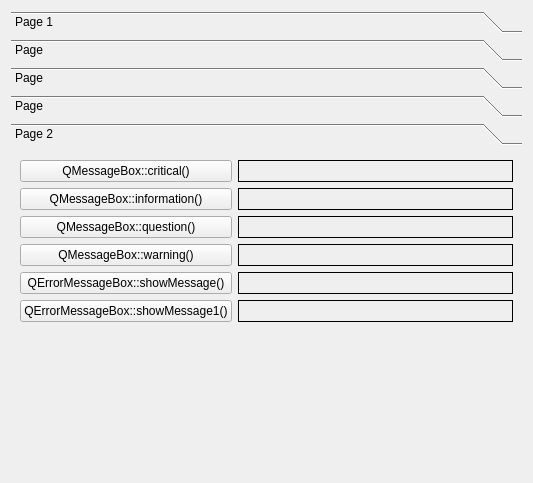
<?xml version="1.0" encoding="UTF-8"?>
<ui version="4.0">
 <class>Dialog</class>
 <widget class="QDialog" name="Dialog">
  <property name="geometry">
   <rect>
    <x>0</x>
    <y>0</y>
    <width>533</width>
    <height>483</height>
   </rect>
  </property>
  <property name="windowTitle">
   <string>Dialog</string>
  </property>
  <layout class="QVBoxLayout" name="verticalLayout">
   <item>
    <widget class="QToolBox" name="toolBox">
     <property name="currentIndex">
      <number>4</number>
     </property>
     <widget class="QWidget" name="page">
      <property name="geometry">
       <rect>
        <x>0</x>
        <y>0</y>
        <width>515</width>
        <height>315</height>
       </rect>
      </property>
      <attribute name="label">
       <string>Page 1</string>
      </attribute>
      <widget class="QWidget" name="">
       <property name="geometry">
        <rect>
         <x>0</x>
         <y>0</y>
         <width>195</width>
         <height>146</height>
        </rect>
       </property>
       <layout class="QGridLayout" name="gridLayout">
        <item row="0" column="0">
         <widget class="QPushButton" name="btnInputInt">
          <property name="text">
           <string>QInputDialog::getInt()</string>
          </property>
         </widget>
        </item>
        <item row="1" column="0">
         <widget class="QPushButton" name="btnInputDouble">
          <property name="text">
           <string>QInputDialog::getDouble()</string>
          </property>
         </widget>
        </item>
        <item row="2" column="0">
         <widget class="QPushButton" name="btnInputItem">
          <property name="text">
           <string>QInputDialog::getItem()</string>
          </property>
         </widget>
        </item>
        <item row="3" column="0">
         <widget class="QPushButton" name="btnInputText">
          <property name="text">
           <string>QInputDialog::getText()</string>
          </property>
         </widget>
        </item>
        <item row="4" column="0">
         <widget class="QPushButton" name="btnInputMultiLine">
          <property name="text">
           <string>QInputDialog::getMultiLineText()</string>
          </property>
         </widget>
        </item>
       </layout>
      </widget>
      <widget class="QWidget" name="">
       <property name="geometry">
        <rect>
         <x>250</x>
         <y>0</y>
         <width>258</width>
         <height>302</height>
        </rect>
       </property>
       <layout class="QGridLayout" name="gridLayout_2">
        <item row="3" column="0">
         <widget class="QLineEdit" name="inputTextEdit"/>
        </item>
        <item row="0" column="0">
         <widget class="QLineEdit" name="inputIntEdit"/>
        </item>
        <item row="2" column="0">
         <widget class="QLineEdit" name="inputItemEdit"/>
        </item>
        <item row="1" column="0">
         <widget class="QLineEdit" name="inputDoubleEdit"/>
        </item>
        <item row="4" column="0">
         <widget class="QTextEdit" name="inputMultiLineEdit"/>
        </item>
       </layout>
      </widget>
     </widget>
     <widget class="QWidget" name="page_3">
      <property name="geometry">
       <rect>
        <x>0</x>
        <y>0</y>
        <width>515</width>
        <height>315</height>
       </rect>
      </property>
      <attribute name="label">
       <string>Page</string>
      </attribute>
      <layout class="QVBoxLayout" name="verticalLayout_3">
       <item>
        <layout class="QHBoxLayout" name="horizontalLayout">
         <item>
          <widget class="QPushButton" name="btnColor">
           <property name="text">
            <string>QColorDialog::getColor()</string>
           </property>
          </widget>
         </item>
         <item>
          <widget class="QLabel" name="labelColor">
           <property name="frameShape">
            <enum>QFrame::Box</enum>
           </property>
           <property name="text">
            <string/>
           </property>
          </widget>
         </item>
        </layout>
       </item>
       <item>
        <spacer name="verticalSpacer_2">
         <property name="orientation">
          <enum>Qt::Vertical</enum>
         </property>
         <property name="sizeHint" stdset="0">
          <size>
           <width>20</width>
           <height>149</height>
          </size>
         </property>
        </spacer>
       </item>
       <item>
        <widget class="QGroupBox" name="groupBox">
         <property name="title">
          <string>选项</string>
         </property>
         <layout class="QVBoxLayout" name="verticalLayout_2">
          <item>
           <widget class="QCheckBox" name="checkBoxNotNative">
            <property name="text">
             <string>不使用本机对话框</string>
            </property>
           </widget>
          </item>
          <item>
           <widget class="QCheckBox" name="checkBoxShowAlpha">
            <property name="text">
             <string>显示alpha通道</string>
            </property>
           </widget>
          </item>
          <item>
           <widget class="QCheckBox" name="checkBoxNoButton">
            <property name="text">
             <string>无按钮</string>
            </property>
           </widget>
          </item>
         </layout>
        </widget>
       </item>
      </layout>
     </widget>
     <widget class="QWidget" name="page_4">
      <property name="geometry">
       <rect>
        <x>0</x>
        <y>0</y>
        <width>515</width>
        <height>315</height>
       </rect>
      </property>
      <attribute name="label">
       <string>Page</string>
      </attribute>
      <widget class="QWidget" name="">
       <property name="geometry">
        <rect>
         <x>20</x>
         <y>10</y>
         <width>431</width>
         <height>26</height>
        </rect>
       </property>
       <layout class="QGridLayout" name="gridLayout_3">
        <item row="0" column="0">
         <widget class="QPushButton" name="btnFont">
          <property name="text">
           <string>QFontDialog::getFont()</string>
          </property>
         </widget>
        </item>
        <item row="0" column="1">
         <widget class="QLabel" name="labelFont">
          <property name="frameShape">
           <enum>QFrame::Box</enum>
          </property>
          <property name="text">
           <string/>
          </property>
         </widget>
        </item>
       </layout>
      </widget>
      <widget class="QWidget" name="">
       <property name="geometry">
        <rect>
         <x>30</x>
         <y>50</y>
         <width>141</width>
         <height>251</height>
        </rect>
       </property>
       <layout class="QVBoxLayout" name="verticalLayout_4">
        <item>
         <spacer name="verticalSpacer_3">
          <property name="orientation">
           <enum>Qt::Vertical</enum>
          </property>
          <property name="sizeHint" stdset="0">
           <size>
            <width>20</width>
            <height>58</height>
           </size>
          </property>
         </spacer>
        </item>
        <item>
         <widget class="QGroupBox" name="groupBox_2">
          <property name="title">
           <string>选项:</string>
          </property>
          <layout class="QGridLayout" name="gridLayout_4">
           <item row="0" column="0">
            <widget class="QCheckBox" name="cbNoButtons">
             <property name="text">
              <string>无按钮</string>
             </property>
            </widget>
           </item>
           <item row="1" column="0">
            <widget class="QCheckBox" name="cbDontUseNativeDialog">
             <property name="text">
              <string>不使用本机对话框</string>
             </property>
            </widget>
           </item>
           <item row="2" column="0">
            <widget class="QCheckBox" name="cbScalableFonts">
             <property name="text">
              <string>显示可缩放字体</string>
             </property>
            </widget>
           </item>
           <item row="3" column="0">
            <widget class="QCheckBox" name="cbNotScalableFonts">
             <property name="text">
              <string>显示非可缩放字体</string>
             </property>
            </widget>
           </item>
           <item row="4" column="0">
            <widget class="QCheckBox" name="cbMonospacedFonts">
             <property name="text">
              <string>显示等宽字体</string>
             </property>
            </widget>
           </item>
           <item row="5" column="0">
            <widget class="QCheckBox" name="cbProportionalFonts">
             <property name="text">
              <string>显示比例字体</string>
             </property>
            </widget>
           </item>
          </layout>
         </widget>
        </item>
       </layout>
      </widget>
     </widget>
     <widget class="QWidget" name="page_5">
      <property name="geometry">
       <rect>
        <x>0</x>
        <y>0</y>
        <width>515</width>
        <height>315</height>
       </rect>
      </property>
      <attribute name="label">
       <string>Page</string>
      </attribute>
      <layout class="QGridLayout" name="gridLayout_5">
       <item row="0" column="0">
        <widget class="QPushButton" name="btnDialogDir">
         <property name="text">
          <string>QFileDialog::getExistingDirectory()</string>
         </property>
        </widget>
       </item>
       <item row="0" column="1">
        <widget class="QLabel" name="labelDialogDir">
         <property name="frameShape">
          <enum>QFrame::Box</enum>
         </property>
         <property name="text">
          <string/>
         </property>
        </widget>
       </item>
       <item row="1" column="0">
        <widget class="QPushButton" name="btnDialogFileName">
         <property name="text">
          <string>QFileDialog::getOpenFileName()</string>
         </property>
        </widget>
       </item>
       <item row="1" column="1">
        <widget class="QLabel" name="labelDialogFileName">
         <property name="frameShape">
          <enum>QFrame::Box</enum>
         </property>
         <property name="text">
          <string/>
         </property>
        </widget>
       </item>
       <item row="2" column="0">
        <widget class="QPushButton" name="btnDialogFileNames">
         <property name="text">
          <string>QFileDialog::getOpenFileNames()</string>
         </property>
        </widget>
       </item>
       <item row="2" column="1">
        <widget class="QLabel" name="labelDialogFileNames">
         <property name="frameShape">
          <enum>QFrame::Box</enum>
         </property>
         <property name="text">
          <string/>
         </property>
        </widget>
       </item>
       <item row="3" column="0">
        <widget class="QPushButton" name="btnDialogSaveFile">
         <property name="text">
          <string>QFileDialog::getSaveFileName()</string>
         </property>
        </widget>
       </item>
       <item row="3" column="1">
        <widget class="QLabel" name="labelSaveFileName">
         <property name="frameShape">
          <enum>QFrame::Box</enum>
         </property>
         <property name="text">
          <string/>
         </property>
        </widget>
       </item>
       <item row="4" column="0">
        <spacer name="verticalSpacer_4">
         <property name="orientation">
          <enum>Qt::Vertical</enum>
         </property>
         <property name="sizeHint" stdset="0">
          <size>
           <width>20</width>
           <height>174</height>
          </size>
         </property>
        </spacer>
       </item>
       <item row="4" column="1">
        <spacer name="verticalSpacer_5">
         <property name="orientation">
          <enum>Qt::Vertical</enum>
         </property>
         <property name="sizeHint" stdset="0">
          <size>
           <width>283</width>
           <height>174</height>
          </size>
         </property>
        </spacer>
       </item>
      </layout>
     </widget>
     <widget class="QWidget" name="page_2">
      <property name="geometry">
       <rect>
        <x>0</x>
        <y>0</y>
        <width>515</width>
        <height>315</height>
       </rect>
      </property>
      <attribute name="label">
       <string>Page 2</string>
      </attribute>
      <layout class="QFormLayout" name="formLayout">
       <item row="0" column="0">
        <layout class="QGridLayout" name="gridLayout_6">
         <item row="4" column="0">
          <widget class="QPushButton" name="btnMsgBoxShowMsg">
           <property name="text">
            <string>QErrorMessageBox::showMessage()</string>
           </property>
          </widget>
         </item>
         <item row="2" column="0">
          <widget class="QPushButton" name="btnMsgBoxQuestion">
           <property name="text">
            <string>QMessageBox::question()</string>
           </property>
          </widget>
         </item>
         <item row="0" column="0">
          <widget class="QPushButton" name="btnMsgBoxCritical">
           <property name="text">
            <string>QMessageBox::critical()</string>
           </property>
          </widget>
         </item>
         <item row="3" column="0">
          <widget class="QPushButton" name="btnMsgBoxWarning">
           <property name="text">
            <string>QMessageBox::warning()</string>
           </property>
          </widget>
         </item>
         <item row="1" column="0">
          <widget class="QPushButton" name="btnMsgBoxInfo">
           <property name="text">
            <string>QMessageBox::information()</string>
           </property>
          </widget>
         </item>
         <item row="5" column="0">
          <widget class="QPushButton" name="btnMsgBoxShowMsg1">
           <property name="text">
            <string>QErrorMessageBox::showMessage1()</string>
           </property>
          </widget>
         </item>
        </layout>
       </item>
       <item row="0" column="1">
        <layout class="QGridLayout" name="gridLayout_7">
         <item row="4" column="0">
          <widget class="QLabel" name="labelMsgBoxShowMsg">
           <property name="frameShape">
            <enum>QFrame::Box</enum>
           </property>
           <property name="text">
            <string/>
           </property>
          </widget>
         </item>
         <item row="1" column="0">
          <widget class="QLabel" name="labelMsgBoxInfo">
           <property name="frameShape">
            <enum>QFrame::Box</enum>
           </property>
           <property name="text">
            <string/>
           </property>
          </widget>
         </item>
         <item row="0" column="0">
          <widget class="QLabel" name="labelMsgBoxCritical">
           <property name="frameShape">
            <enum>QFrame::Box</enum>
           </property>
           <property name="text">
            <string/>
           </property>
          </widget>
         </item>
         <item row="2" column="0">
          <widget class="QLabel" name="labelMsgBoxQuestion">
           <property name="frameShape">
            <enum>QFrame::Box</enum>
           </property>
           <property name="text">
            <string/>
           </property>
          </widget>
         </item>
         <item row="3" column="0">
          <widget class="QLabel" name="labelMsgBoxWarning">
           <property name="frameShape">
            <enum>QFrame::Box</enum>
           </property>
           <property name="text">
            <string/>
           </property>
          </widget>
         </item>
         <item row="5" column="0">
          <widget class="QLabel" name="labelMsgBoxShowMsg1">
           <property name="frameShape">
            <enum>QFrame::Box</enum>
           </property>
           <property name="text">
            <string/>
           </property>
          </widget>
         </item>
        </layout>
       </item>
       <item row="1" column="0">
        <spacer name="verticalSpacer_6">
         <property name="orientation">
          <enum>Qt::Vertical</enum>
         </property>
         <property name="sizeHint" stdset="0">
          <size>
           <width>20</width>
           <height>112</height>
          </size>
         </property>
        </spacer>
       </item>
       <item row="1" column="1">
        <spacer name="verticalSpacer_7">
         <property name="orientation">
          <enum>Qt::Vertical</enum>
         </property>
         <property name="sizeHint" stdset="0">
          <size>
           <width>259</width>
           <height>112</height>
          </size>
         </property>
        </spacer>
       </item>
      </layout>
     </widget>
    </widget>
   </item>
  </layout>
 </widget>
 <resources/>
 <connections/>
</ui>
